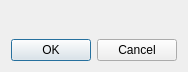
<ui version="4.0" >
<comment>
* Copyright (C) 2016 The Qt Company Ltd.
* SPDX-License-Identifier: LicenseRef-Qt-Commercial OR GPL-3.0-only
</comment>
 <class>QtGradientViewDialog</class>
 <widget class="QDialog" name="QtGradientViewDialog" >
  <property name="geometry" >
   <rect>
    <x>0</x>
    <y>0</y>
    <width>178</width>
    <height>72</height>
   </rect>
  </property>
  <property name="windowTitle" >
   <string>Select Gradient</string>
  </property>
  <layout class="QVBoxLayout" >
   <item>
    <widget class="QtGradientView" name="gradientView" >
     <property name="sizePolicy" >
      <sizepolicy vsizetype="MinimumExpanding" hsizetype="MinimumExpanding" >
       <horstretch>0</horstretch>
       <verstretch>0</verstretch>
      </sizepolicy>
     </property>
    </widget>
   </item>
   <item>
    <widget class="QDialogButtonBox" name="buttonBox" >
     <property name="orientation" >
      <enum>Qt::Horizontal</enum>
     </property>
     <property name="standardButtons" >
      <set>QDialogButtonBox::Cancel|QDialogButtonBox::Ok</set>
     </property>
    </widget>
   </item>
  </layout>
 </widget>
 <customwidgets>
  <customwidget>
   <class>QtGradientView</class>
   <extends>QFrame</extends>
   <header>qtgradientview.h</header>
   <container>1</container>
  </customwidget>
 </customwidgets>
 <resources/>
 <connections>
  <connection>
   <sender>buttonBox</sender>
   <signal>accepted()</signal>
   <receiver>QtGradientViewDialog</receiver>
   <slot>accept()</slot>
   <hints>
    <hint type="sourcelabel" >
     <x>72</x>
     <y>224</y>
    </hint>
    <hint type="destinationlabel" >
     <x>21</x>
     <y>243</y>
    </hint>
   </hints>
  </connection>
  <connection>
   <sender>buttonBox</sender>
   <signal>rejected()</signal>
   <receiver>QtGradientViewDialog</receiver>
   <slot>reject()</slot>
   <hints>
    <hint type="sourcelabel" >
     <x>168</x>
     <y>233</y>
    </hint>
    <hint type="destinationlabel" >
     <x>152</x>
     <y>251</y>
    </hint>
   </hints>
  </connection>
 </connections>
</ui>
